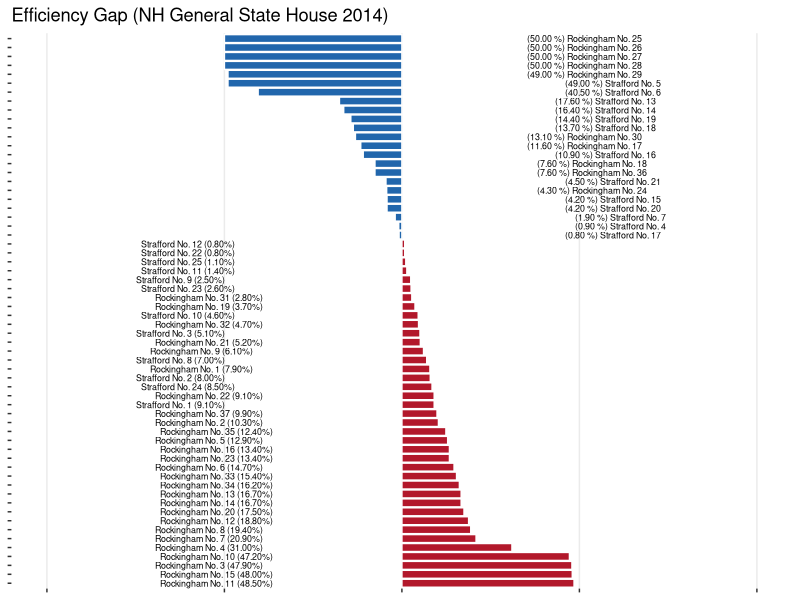

The R script that drew this image:
##############################
##### ggplot2 classnotes #####
##############################

library(ggplot2)
library(readr)
library(dplyr)
library(tidyr)
library(scales)

elec <- read_csv("data/nhelectiondata.csv")

waste <- select(elec, id, dem_eff_gap, rep_eff_gap, contested)

waste_long <- gather(waste, party, count, -id, -contested)

waste_long <- filter(waste_long, count > 0)

waste_long <- mutate(waste_long, count = ifelse(party == "dem_eff_gap", -count, count))

waste_long <- mutate(waste_long, party = ifelse(party == "dem_eff_gap", "D", "R"))

waste_long <- mutate(waste_long,
                     count = round(count, digits = 1))

waste_long <- arrange(waste_long, count)

waste_long <- mutate(waste_long,
                     id=factor(id,
                               levels=waste_long$id))

waste_long <- mutate(waste_long,
                     id=factor(id,
                               levels=rev(waste_long$id)))

waste_long <- mutate(waste_long,
                     just = ifelse(party == "D", 2, -1))

#create label column,
waste_long <- mutate(waste_long,
                     lab=ifelse(sign(count)<0,
                                sprintf("(%s) %s", paste(comma(abs(count)), "%"), id),
                                sprintf("%s (%s)", id, paste(comma(abs(count)), "%", sep = ""))))


fill_cols <- c(R="#b2182b", D="#2166ac")


gg <- ggplot(waste_long, aes(id, count))
gg <- gg + geom_bar(stat = "identity", aes(fill = party), color = "white")
gg <- gg + geom_text(aes(y=-(sign(count)*100), label = lab, hjust = just), size = 2.25) # change id to lab
gg <- gg + scale_fill_manual(values= fill_cols)
gg <- gg + labs(x = NULL, y = NULL,
                title = "Efficiency Gap (NH General State House 2014)") #
gg <- gg + theme_bw() 
gg <- gg + theme(panel.grid.major.y = element_blank())
gg <- gg + theme(panel.grid.minor.x = element_blank())
gg <- gg + theme(panel.grid.minor.y = element_blank())
gg <- gg + theme(panel.border = element_blank())
gg <- gg + theme(panel.background = element_blank())
gg <- gg + theme(axis.text=element_blank())
gg <- gg + theme(legend.position = "none")
gg <- gg + coord_flip()
gg



